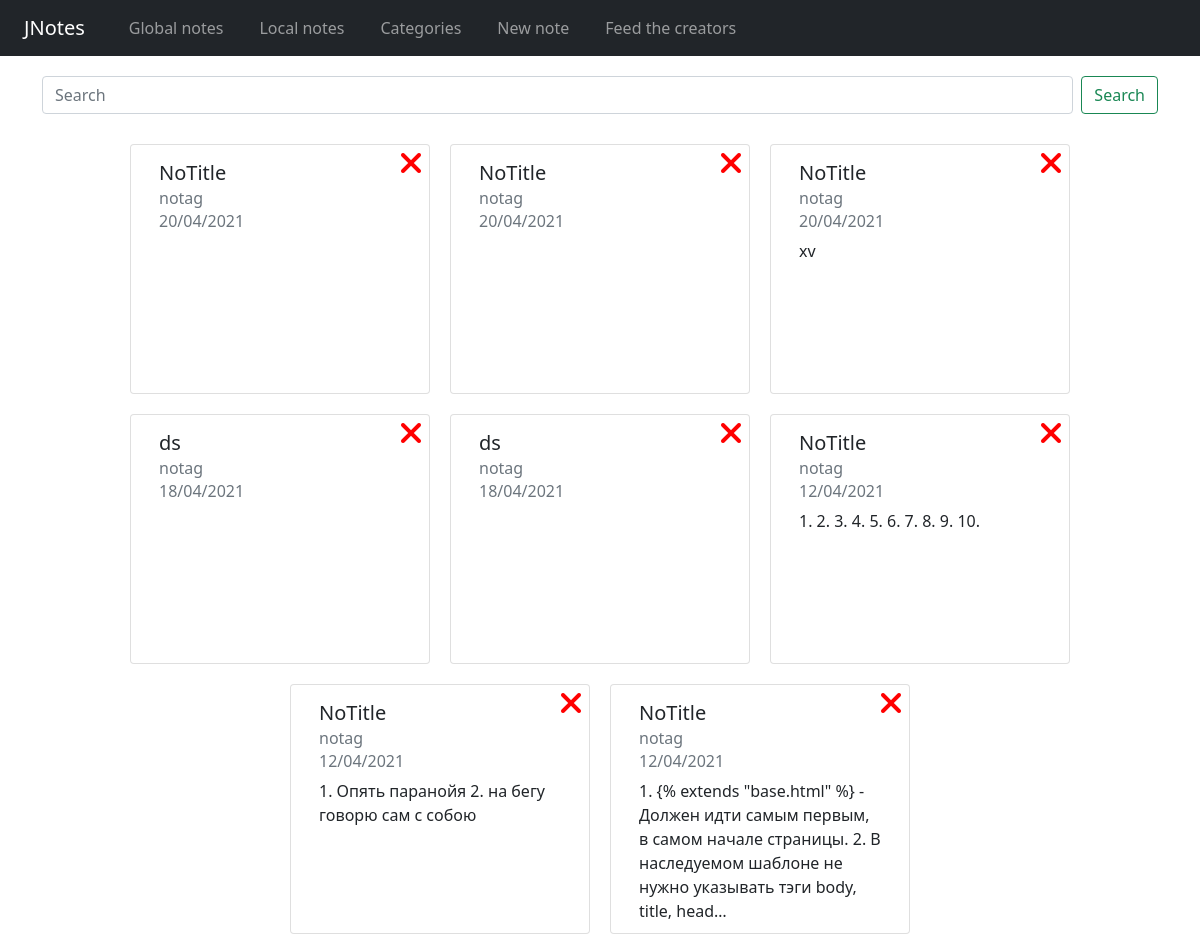
Screenshot of /category/84 with the database file from the repository.
### notes/models.py (models this page shows, shortened)
class Note(models.Model):
    title_note = models.CharField(blank=True, max_length=150, verbose_name='Заголовок')
    category_note = models.ForeignKey(Category, blank=True, on_delete=models.CASCADE, verbose_name='категория')
    content_note = models.TextField(blank=True, verbose_name='Контент')
    date_note = models.DateTimeField(auto_now_add=True, verbose_name='Дата создания')
    class Meta:
        verbose_name = 'Заметка'
        verbose_name_plural = 'Заметки'
        ordering = ['-date_note']

class Category(models.Model):
    name = models.CharField(max_length=255, unique=True, editable=True)
    def __str__(self):
        return self.name
    class Meta:
        verbose_name = 'Категория'
        verbose_name_plural = 'Категории'
        ordering = ['name']

### notes/views.py (the view)
# urls.py: path('category/<int:choice>', OneCategoryList.as_view(), name='one-category'),
class OneCategoryList(View):
    def get(self, request, choice):
        category_posts = Note.objects.filter(category_note=choice)
        return render(request, 'notes/home.html', {'notes_list': category_posts})

### notes/templates/notes/home.html (shortened to what this page needs)
{% extends 'base.html' %}
{% load static %}
{% block content %}
<link rel="stylesheet" href="{% static 'css/home.css' %}">
{% include 'inc/_search_field.html' %}
<div class="container card-container">
    <div class="row justify-content-center">
    {% if notes_list %}
        {% for post in notes_list %}
        <div onclick="window.location='{% url 'notes:note-detail' post.pk %}'" class="card col-md-12 col-12x">
            <div class="card-body">
                <div class="card-delete">
                    <a href="{% url 'notes:note-delete' post.pk %}">
                        <i class="fas fa-times fa-2x"></i>
                    </a>
                </div>
                <h5 class="card-title">{{ post.title_note }}</h5>
                <h6 class="card-subtitle mb-2 text-muted">{{ post.category_note }}</h6>
                <h6 class="card-subtitle mb-2 text-muted">{{ post.date_note|date:"d/m/Y" }}</h6>
                <p class="card-text">{{ post.content_note|truncatechars:150 }}</p>
            </div>
        </div>
        {% endfor %}
        {% else %}
        <p class="h1 justify-content">ahahahahahahah</p>
        {% endif %}
    </div>
</div>
{% endblock %}

### notes/static/css/home.css (style rules this page uses)
.card-container { margin-top:20px; }
.card { max-width: 300px; max-height: 250px; min-width: 300px; min-height: 250px; margin:10px; }
.card-delete { position: absolute; top: 1%; right: 2%; }
a i { color: red; }

### rows the page displays
Note: title_note "NoTitle", category_note "notag", date_note "20/04/2021"
Note: title_note "NoTitle", category_note "notag", date_note "20/04/2021"
Note: title_note "NoTitle", category_note "notag", date_note "20/04/2021", content_note "xv"
Note: title_note "ds", category_note "notag", date_note "18/04/2021"
Note: title_note "ds", category_note "notag", date_note "18/04/2021"
Note: title_note "NoTitle", category_note "notag", date_note "12/04/2021", content_note "1. 2. 3. 4. 5. 6. 7. 8. 9. 10."
Note: title_note "NoTitle", category_note "notag", date_note "12/04/2021", content_note "1. Опять паранойя 2. на бегу говорю сам с собою"
Note: title_note "NoTitle", category_note "notag", date_note "12/04/2021", content_note "1. {% extends \"base.html\" %} - Должен идти самым первым, в самом начале страницы. 2. В наследуемом шаблоне не нужно указывать тэги body, title, head…"
